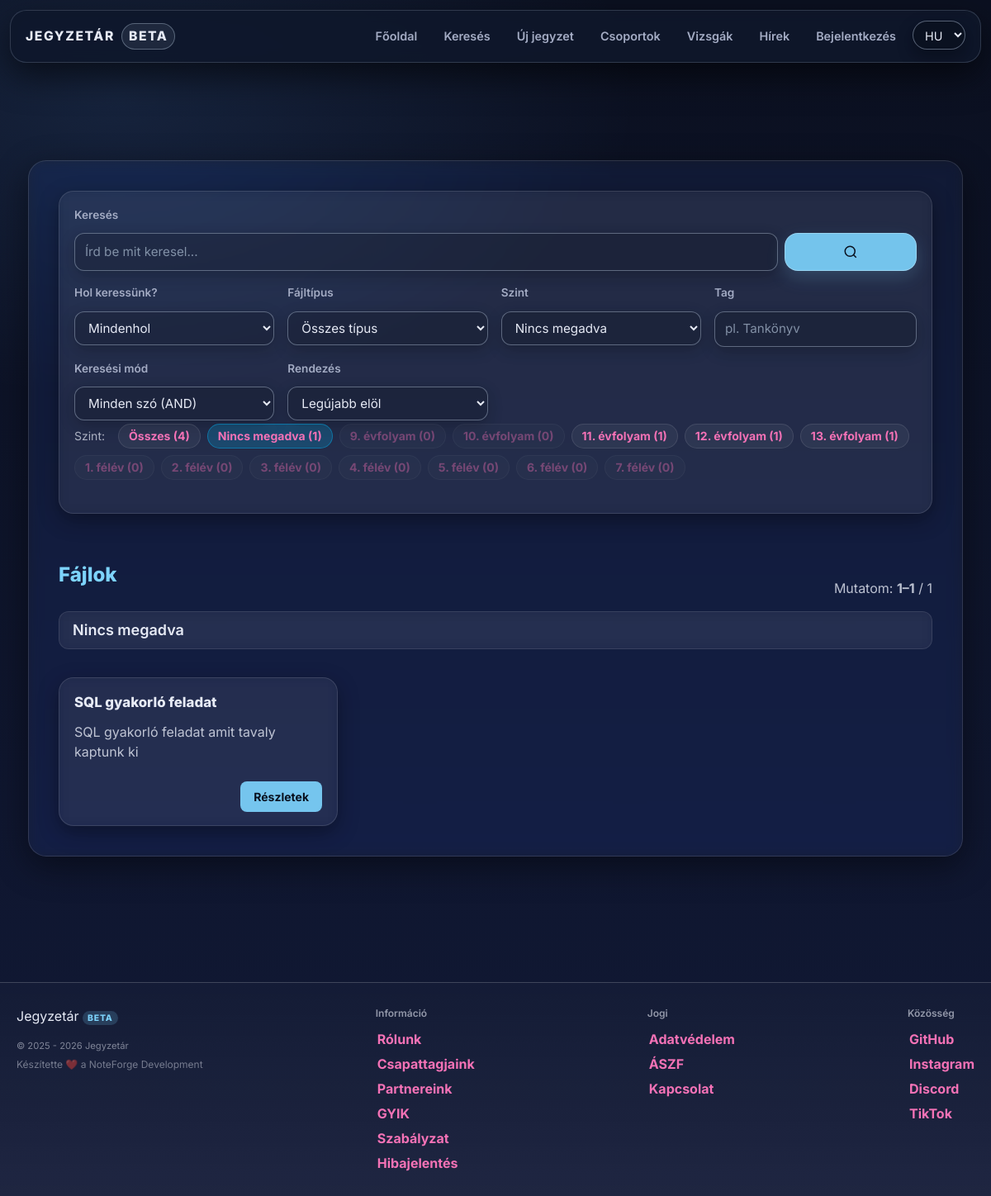
/search.php?page=1&level=none, run on the app's committed database.
### tables this page shows
CREATE TABLE `files` (
  `id` int(11) NOT NULL,
  `uploaded_by` int(11) DEFAULT NULL,
  `name` varchar(255) NOT NULL,
  `file_name` varchar(255) NOT NULL,
  `description` text DEFAULT NULL,
  `file_path` varchar(255) NOT NULL,
  `tags` varchar(255) NOT NULL,
  `tn_name` varchar(255) DEFAULT NULL,
  `file_size` bigint(20) UNSIGNED DEFAULT NULL,
  `download_count` int(11) NOT NULL DEFAULT 0,
  `content_text` longtext DEFAULT NULL,
  `edu_stage` enum('hs','uni') DEFAULT NULL,
  `edu_level` tinyint(4) DEFAULT NULL,
  `external_url` varchar(255) NOT NULL,
  `content_type` enum('file','note','','') NOT NULL,
  `note_markdown` mediumtext NOT NULL,
  `note_excerpt` varchar(255) NOT NULL
);

### search.php (the view, shortened to what the rows shown need)
<?php
    require_once "assets/php/db.php";
    require_once "assets/php/functions.php";
    $q = trim($_GET['q'] ?? '');
    $scope = strtolower($_GET['scope'] ?? 'all');
    $levelRaw = $_GET['level'] ?? 'all';
    $sort = strtolower($_GET['sort'] ?? 'newest');
    $page = (int)($_GET['page'] ?? 1);
    $perPage = 24;
    $eduStage = null;
    $eduLevel = null;
    $eduIsNullOnly = false;
    if ($levelRaw !== 'all' && $levelRaw !== '' && $levelRaw !== null) {
        if ($levelRaw === 'none') {
            $eduIsNullOnly = true;
        } elseif (preg_match('/^(hs|uni)-(\d+)$/', (string)$levelRaw, $m)) {
            $eduStage = $m[1];
            $eduLevel = (int)$m[2];
            if ($eduStage === 'hs'  && ($eduLevel < 9 || $eduLevel > 13)) { $eduStage = null; $eduLevel = null; }
            if ($eduStage === 'uni' && ($eduLevel < 1 || $eduLevel > 7))  { $eduStage = null; $eduLevel = null; }
        }
    }
    $fileResult = null;
    $hasEduStage = false;
    $hasEduLevel = false;
    $columnsRes = $conn->query("SHOW COLUMNS FROM files");
    if ($columnsRes) {
        while ($c = $columnsRes->fetch_assoc()) {
            $col = strtolower($c['Field'] ?? '');
            if ($col === 'edu_stage') $hasEduStage = true;
            if ($col === 'edu_level') $hasEduLevel = true;
        }
    }
    $useEdu = ($hasEduStage && $hasEduLevel);
    if ($scope !== 'users') {
        $whereBase = [];
        $typesBase = '';
        $paramsBase = [];
        if ($useEdu) {
            if ($eduIsNullOnly) {
                $whereBase[] = '(f.edu_stage IS NULL OR f.edu_level IS NULL)';
            } elseif ($eduStage !== null && $eduLevel !== null) {
                $whereBase[] = 'f.edu_stage = ? AND f.edu_level = ?';
                $typesBase .= 'si';
                array_push($paramsBase, $eduStage, $eduLevel);
            }
        }
        $whereSql = $whereBase ? 'WHERE ' . implode(' AND ', $whereBase) : '';
        $scoreSql = '0 AS score';
        $debugSql = '';
        $orderSql = 'ORDER BY f.id DESC';
        if ($useEdu) {
            if ($sort === 'rating') {
                $orderSql = 'ORDER BY (f.edu_stage IS NULL OR f.edu_level IS NULL) ASC, f.edu_stage ASC, f.edu_level ASC, avg_rating DESC, rating_count DESC, f.id DESC';
            } elseif ($sort === 'relevance' && $q !== '') {
                $orderSql = 'ORDER BY (f.edu_stage IS NULL OR f.edu_level IS NULL) ASC, f.edu_stage ASC, f.edu_level ASC, score DESC, f.id DESC';
            } elseif ($sort === 'oldest') {
                $orderSql = 'ORDER BY (f.edu_stage IS NULL OR f.edu_level IS NULL) ASC, f.edu_stage ASC, f.edu_level ASC, f.id ASC';
            } else {
                $orderSql = 'ORDER BY (f.edu_stage IS NULL OR f.edu_level IS NULL) ASC, f.edu_stage ASC, f.edu_level ASC, f.id DESC';
            }
        }
        $offset = ($page - 1) * $perPage;
        $useKeyset = false;
        $pagingWhereSql = $whereSql;
        $typesPaged = $typesBase;
        $paramsPaged = $paramsBase;
        if ($sort === 'rating') {
            $sqlFiles = "SELECT f.*, $scoreSql $debugSql, IFNULL(AVG(r.rating), 0) AS avg_rating, COUNT(r.id) AS rating_count FROM files f LEFT JOIN ratings r ON r.file_id = f.id $pagingWhereSql GROUP BY f.id $orderSql LIMIT ?";
            $typesPaged .= 'i';
            $paramsPaged[] = $perPage;
        } else {
            $sqlFiles = "SELECT f.*, $scoreSql $debugSql FROM files f $pagingWhereSql $orderSql LIMIT ?";
            $typesPaged .= 'i';
            $paramsPaged[] = $perPage;
        }
        if (!$useKeyset) {
            $sqlFiles .= " OFFSET ?";
            $typesPaged .= 'i';
            $paramsPaged[] = $offset;
        }
        $fileResultQ = db_query($conn, $sqlFiles, $typesPaged, $paramsPaged);
        $fileResult = null;
        if ($fileResultQ) {
            $buffered = [];
            while ($row = $fileResultQ->fetch_assoc()) {
                $buffered[] = $row;
            }
            $fileResult = $buffered;
        }
    }
    require "assets/php/lang.php";
?>
<!DOCTYPE html>
<html lang="<?= htmlspecialchars($lang) ?>">
<head>
    <link rel="stylesheet" href="assets/css/styles.css">
    <script src="https://cdn.jsdelivr.net/npm/@tailwindcss/browser@4"></script>
</head>
<body>
<div class="content-wrapper w-full">
    <div class="main w-full max-w-6xl mx-auto px-4 md:px-6 lg:px-8 py-6">
        <?php if (is_array($fileResult) && count($fileResult) > 0): ?>
                <?php
                    $needlesForUi = $GLOBALS['__search_tokens'] ?? [];
                ?>
            <?php
                $currentEduHeader = '__init__';
                $renderEduHeader = function($s, $l) {
                    if ($s === null || $l === null || $s === '' || $l === '') return t('search_edu_none');
                    $l = (int)$l;
                    if ($s === 'hs') return sprintf(t('search_edu_hs_fmt'), $l);
                    if ($s === 'uni') return sprintf(t('search_edu_uni_fmt'), $l);
                    return t('search_edu_none');
                };
            ?>
            <div class="content-grid grid grid-cols-1 md:grid-cols-2 lg:grid-cols-3 gap-4 md:gap-6">
                <?php foreach ($fileResult as $f):
                    $stVal = ($useEdu ? ($f['edu_stage'] ?? null) : null);
                    $lvVal = ($useEdu ? ($f['edu_level'] ?? null) : null);
                    $eduKey = ($useEdu ? (($stVal === null || $lvVal === null) ? '__null__' : ((string)$stVal . '-' . (string)$lvVal)) : '__nogroup__');
                    if ($useEdu && $eduKey !== $currentEduHeader):
                        $currentEduHeader = $eduKey;
                ?>
                        <div class="md:col-span-2 lg:col-span-3">
                            <div class="sticky top-0 z-10 mb-3 rounded-xl bg-white/5 backdrop-blur border border-white/10 px-4 py-2">
                                <h4 class="text-base md:text-lg font-semibold">
                                    <?= htmlspecialchars($renderEduHeader($stVal, $lvVal)) ?>
                                </h4>
                            </div>
                        </div>
                    <?php endif; ?>
                    <article class="card p-4 break-words flex flex-col">
                        <h4 class="entry-title text-lg md:text-xl mb-2 truncate">
                            <?= highlight_many_html($f['name'] ?? '', $needlesForUi) ?>
                        </h4>
                        <?php if (!empty($f['description'])):
                            $snippet = build_snippet((string)$f['description'], $needlesForUi, 90);
                        ?>
                            <p class="text-sm md:text-base opacity-80 mb-3 line-clamp-3">
                                <?= highlight_many_html($snippet, $needlesForUi) ?>
                            </p>
                        <?php endif; ?>
                        <div class="mt-auto flex flex-wrap gap-2 items-center">
                            <a class="note-link text-sm md:text-base ml-auto" href="note.php?id=<?= (int)$f['id'] ?>">
                                <?= htmlspecialchars(t('btn_details')) ?>
                            </a>
                        </div>
                    </article>
                <?php endforeach; ?>
            </div>
        <?php endif; ?>
    </div>
</div>
</body>
</html>

### data on the page
files: lvVal "Nincs megadva", name "SQL gyakorló feladat", description "SQL gyakorló feladat amit tavaly kaptunk ki"

### other printed values
t('nav_home') "Főoldal"
t('nav_search') "Keresés"
t('nav_upload') "Új jegyzet"
t('nav_groups') "Csoportok"
t('nav_exams') "Vizsgák"
t('nav_news') "Hírek"
t('nav_login') "Bejelentkezés"
t('search_input_label') "Keresés"
t('label_scope') "Hol keressünk?"
t('label_type') "Fájltípus"
t('search_level_label') "Szint"
t('search_tag_label') "Tag"
t('search_mode_label') "Keresési mód"
t('label_sort') "Rendezés"
t('search_facet_level') "Szint:"
